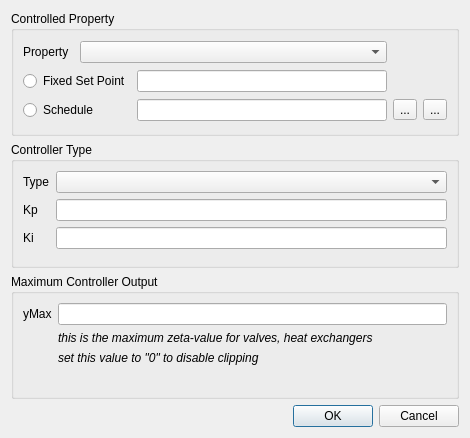
<?xml version="1.0" encoding="UTF-8"?>
<ui version="4.0">
 <class>SVNetworkControllerEditDialog</class>
 <widget class="QDialog" name="SVNetworkControllerEditDialog">
  <property name="geometry">
   <rect>
    <x>0</x>
    <y>0</y>
    <width>470</width>
    <height>438</height>
   </rect>
  </property>
  <property name="sizePolicy">
   <sizepolicy hsizetype="Fixed" vsizetype="Fixed">
    <horstretch>0</horstretch>
    <verstretch>0</verstretch>
   </sizepolicy>
  </property>
  <property name="windowTitle">
   <string>Edit Controller</string>
  </property>
  <property name="modal">
   <bool>true</bool>
  </property>
  <layout class="QVBoxLayout" name="verticalLayout">
   <item>
    <widget class="QGroupBox" name="groupBoxProperty">
     <property name="sizePolicy">
      <sizepolicy hsizetype="Preferred" vsizetype="Preferred">
       <horstretch>0</horstretch>
       <verstretch>0</verstretch>
      </sizepolicy>
     </property>
     <property name="maximumSize">
      <size>
       <width>452</width>
       <height>16777215</height>
      </size>
     </property>
     <property name="title">
      <string>Controlled Property</string>
     </property>
     <layout class="QGridLayout" name="gridLayout">
      <item row="0" column="1" colspan="2">
       <widget class="QComboBox" name="comboBoxProperty"/>
      </item>
      <item row="2" column="2">
       <widget class="QLineEdit" name="lineEditSchedule"/>
      </item>
      <item row="1" column="2">
       <widget class="QtExt::ValidatingLineEdit" name="lineEditSetpoint"/>
      </item>
      <item row="2" column="3">
       <widget class="QToolButton" name="toolButtonSchedule">
        <property name="text">
         <string>...</string>
        </property>
       </widget>
      </item>
      <item row="1" column="0" colspan="2">
       <widget class="QRadioButton" name="radioButtonFixedSetPoint">
        <property name="text">
         <string>Fixed Set Point</string>
        </property>
       </widget>
      </item>
      <item row="0" column="0">
       <widget class="QLabel" name="label_2">
        <property name="text">
         <string>Property</string>
        </property>
       </widget>
      </item>
      <item row="2" column="0" colspan="2">
       <widget class="QRadioButton" name="radioButtonSchedule">
        <property name="text">
         <string>Schedule</string>
        </property>
       </widget>
      </item>
      <item row="2" column="4">
       <widget class="QToolButton" name="toolButtonRemoveSchedule">
        <property name="text">
         <string>...</string>
        </property>
        <property name="icon">
         <iconset resource="../resources/SIM-VICUS.qrc">
          <normaloff>:/gfx/actions/24x24/minus.png</normaloff>:/gfx/actions/24x24/minus.png</iconset>
        </property>
       </widget>
      </item>
     </layout>
    </widget>
   </item>
   <item>
    <widget class="QGroupBox" name="groupBoxType">
     <property name="maximumSize">
      <size>
       <width>452</width>
       <height>16777215</height>
      </size>
     </property>
     <property name="title">
      <string>Controller Type</string>
     </property>
     <layout class="QFormLayout" name="formLayout">
      <item row="0" column="0">
       <widget class="QLabel" name="label_3">
        <property name="text">
         <string>Type</string>
        </property>
       </widget>
      </item>
      <item row="0" column="1">
       <widget class="QComboBox" name="comboBoxControllerType"/>
      </item>
      <item row="1" column="0">
       <widget class="QLabel" name="label_6">
        <property name="text">
         <string>Kp</string>
        </property>
       </widget>
      </item>
      <item row="1" column="1">
       <widget class="QtExt::ValidatingLineEdit" name="lineEditKp"/>
      </item>
      <item row="2" column="0">
       <widget class="QLabel" name="label_7">
        <property name="text">
         <string>Ki</string>
        </property>
       </widget>
      </item>
      <item row="2" column="1">
       <widget class="QtExt::ValidatingLineEdit" name="lineEditKi"/>
      </item>
     </layout>
    </widget>
   </item>
   <item>
    <widget class="QGroupBox" name="groupBoxMaximumOutput">
     <property name="maximumSize">
      <size>
       <width>452</width>
       <height>16777215</height>
      </size>
     </property>
     <property name="title">
      <string>Maximum Controller Output </string>
     </property>
     <layout class="QFormLayout" name="formLayout_2">
      <item row="0" column="0">
       <widget class="QLabel" name="label_4">
        <property name="text">
         <string>yMax</string>
        </property>
       </widget>
      </item>
      <item row="0" column="1">
       <widget class="QtExt::ValidatingLineEdit" name="lineEditMaxControllerResultValue"/>
      </item>
      <item row="1" column="1">
       <widget class="QLabel" name="label_8">
        <property name="font">
         <font>
          <italic>true</italic>
         </font>
        </property>
        <property name="text">
         <string>this is the maximum zeta-value for valves, heat exchangers</string>
        </property>
       </widget>
      </item>
      <item row="2" column="1">
       <widget class="QLabel" name="label_5">
        <property name="font">
         <font>
          <italic>true</italic>
         </font>
        </property>
        <property name="text">
         <string>set this value to &quot;0&quot; to disable clipping</string>
        </property>
       </widget>
      </item>
     </layout>
    </widget>
   </item>
   <item>
    <widget class="QDialogButtonBox" name="buttonBox">
     <property name="orientation">
      <enum>Qt::Horizontal</enum>
     </property>
     <property name="standardButtons">
      <set>QDialogButtonBox::Cancel|QDialogButtonBox::Ok</set>
     </property>
    </widget>
   </item>
  </layout>
 </widget>
 <customwidgets>
  <customwidget>
   <class>QtExt::ValidatingLineEdit</class>
   <extends>QLineEdit</extends>
   <header location="global">QtExt_ValidatingLineEdit.h</header>
   <slots>
    <signal>editingFinishedSuccessfully()</signal>
   </slots>
  </customwidget>
 </customwidgets>
 <resources>
  <include location="../resources/SIM-VICUS.qrc"/>
 </resources>
 <connections>
  <connection>
   <sender>buttonBox</sender>
   <signal>accepted()</signal>
   <receiver>SVNetworkControllerEditDialog</receiver>
   <slot>accept()</slot>
   <hints>
    <hint type="sourcelabel">
     <x>248</x>
     <y>254</y>
    </hint>
    <hint type="destinationlabel">
     <x>157</x>
     <y>274</y>
    </hint>
   </hints>
  </connection>
  <connection>
   <sender>buttonBox</sender>
   <signal>rejected()</signal>
   <receiver>SVNetworkControllerEditDialog</receiver>
   <slot>reject()</slot>
   <hints>
    <hint type="sourcelabel">
     <x>316</x>
     <y>260</y>
    </hint>
    <hint type="destinationlabel">
     <x>286</x>
     <y>274</y>
    </hint>
   </hints>
  </connection>
 </connections>
</ui>
